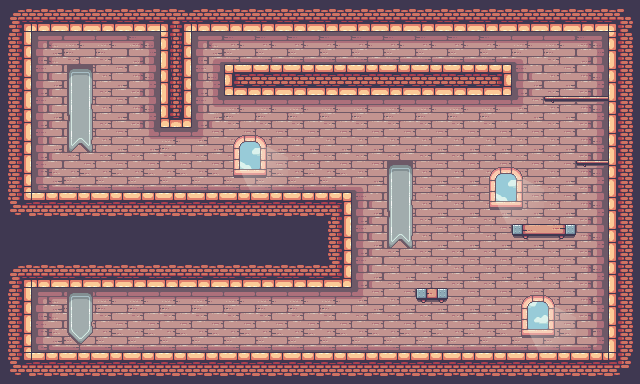

Rendered tile map (Tiled .tmx) drawn with the repository's tilesets; below, a short description and the full map source, tile grids included:
An orthogonal 20x12 tile map with 32x32 px tiles, 2 tile layers (Capa de patrones 2, Capa de patrones 3), 2 tilesets and 15 objects (2x Enemy, 2x Platform, Player, Gato).

<map version="1.10" tiledversion="1.10.2" orientation="orthogonal" renderorder="right-down" width="20" height="12" tilewidth="32" tileheight="32" infinite="0" nextlayerid="8" nextobjectid="23">
 <tileset firstgid="1" source="catcat.tsx" />
 <tileset firstgid="248" source="Decorations (32x32).tsx" />
 <layer id="2" name="Capa de patrones 2" width="20" height="12">
  <data encoding="csv">
27,60,60,60,60,49,60,60,60,60,60,60,60,60,60,60,60,60,60,28,
42,135,136,136,137,44,207,212,212,212,212,212,212,212,212,212,199,136,137,40,
42,154,155,155,156,44,158,97,98,98,98,98,98,98,98,99,154,155,156,40,
42,154,155,155,156,63,220,136,136,136,136,136,136,136,136,136,161,155,156,40,
42,154,155,155,160,136,161,155,155,155,155,155,155,155,155,155,155,155,156,40,
42,173,174,174,174,174,174,174,174,174,174,142,155,155,155,155,155,155,156,40,
46,22,22,22,22,22,22,22,22,22,23,154,155,155,155,155,155,155,156,40,
41,41,41,41,41,41,41,41,41,41,42,154,155,155,155,155,155,155,156,40,
27,60,60,60,60,60,60,60,60,60,61,154,155,155,155,155,155,155,156,40,
42,135,136,136,136,136,136,136,136,136,136,161,155,155,155,155,155,155,156,40,
42,173,174,174,174,174,174,174,174,174,174,174,174,174,174,174,174,174,175,40,
46,22,22,22,22,22,22,22,22,22,22,22,22,22,22,22,22,22,22,47
</data>
 </layer>
 <layer id="3" name="Capa de patrones 3" width="20" height="12">
  <data encoding="csv">
0,0,0,0,0,0,0,0,0,0,0,0,0,0,0,0,0,0,0,0,
0,0,0,0,0,0,0,0,0,0,0,0,0,0,0,0,0,0,0,0,
0,0,256,0,0,0,0,0,0,0,0,0,0,0,0,0,0,0,0,0,
0,0,263,0,0,0,0,0,0,0,285,285,0,285,285,0,0,257,258,0,
0,0,270,0,0,0,0,271,272,0,285,285,285,285,285,0,0,0,0,0,
0,0,0,0,0,0,0,278,279,0,0,262,256,0,0,271,272,255,257,0,
0,0,0,0,0,0,0,0,0,0,0,0,263,0,0,278,279,0,0,0,
0,0,0,0,0,0,0,0,0,0,0,0,270,0,0,0,264,266,0,0,
0,0,0,0,0,0,0,0,0,0,0,0,284,0,0,0,0,0,0,0,
0,0,256,0,0,0,0,0,0,0,0,0,284,267,0,0,273,274,0,0,
0,0,277,0,0,0,0,0,0,0,0,0,0,0,0,0,280,281,0,0,
0,0,0,0,0,0,0,0,0,0,0,0,0,0,0,0,0,0,0,0
</data>
 </layer>
 <objectgroup id="6" name="personajes">
  <object id="3" name="Player" type="Player" x="76" y="310" width="27" height="29" />
  <object id="20" type="Gato" x="68" y="176" />
  <object id="21" type="Enemy" x="383" y="321" width="32" height="30">
   <properties>
    <property name="isVertical" type="bool" value="false" />
    <property name="offNeg" type="float" value="0" />
    <property name="offPos" type="float" value="5" />
   </properties>
  </object>
  <object id="22" type="Enemy" x="127" y="161" width="32" height="30">
   <properties>
    <property name="isVertical" type="bool" value="false" />
    <property name="offNeg" type="float" value="0" />
    <property name="offPos" type="float" value="6" />
   </properties>
  </object>
 </objectgroup>
 <objectgroup id="7" name="Colisiones">
  <object id="4" x="1" y="-1" width="638" height="33" />
  <object id="5" x="160" y="-1" width="30" height="126" />
  <object id="6" x="1" y="-1" width="29" height="385" />
  <object id="8" x="0" y="352" width="640" height="34" />
  <object id="10" x="608" y="12" width="31" height="371" />
  <object id="11" x="1" y="192" width="350" height="95" />
  <object id="12" x="224" y="65" width="286" height="31" />
  <object id="14" x="417" y="289" width="32" height="10" />
  <object id="15" x="511" y="224" width="65" height="11" />
  <object id="16" type="Platform" x="544" y="96" width="71" height="16" />
  <object id="17" type="Platform" x="577" y="161" width="41" height="13" />
 </objectgroup>
</map>
